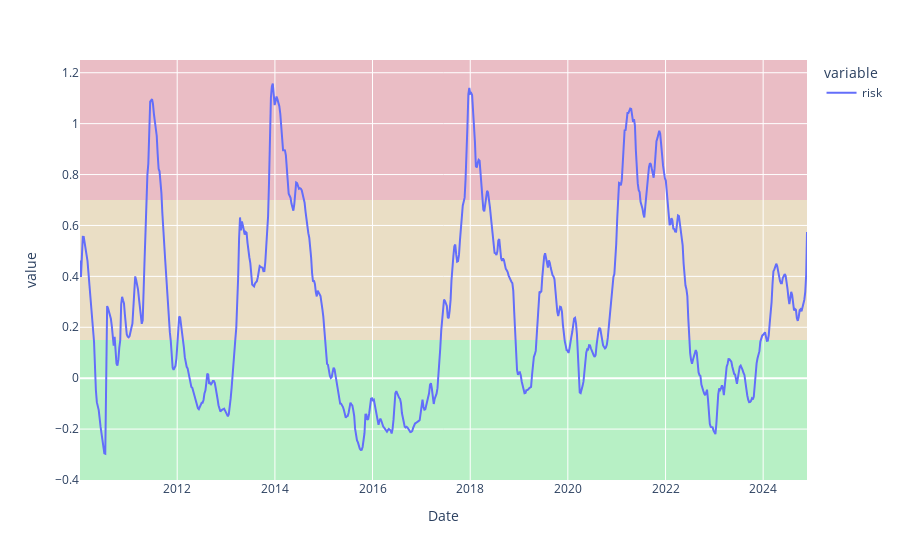

The code cell stored with this chart in its notebook:
### Code cell
from bitcoin_risk.plotter import bitcoin_risk
fig = bitcoin_risk(btc)
fig.write_html('docs/risk.html')
fig.show()

### Figure 1 — Plotly figure (JSON) as saved in the notebook; plotly's stock layout.template omitted (floating-point values rounded to 4 significant figures; data arrays with more than 128 entries replaced by an {"elided": "..."} marker saying what was removed)
{"data": [{"hovertemplate": "%{y}", "legendgroup": "risk", "line": {"color": "#636efa", "dash": "solid"}, "marker": {"symbol": "circle"}, "mode": "lines", "name": "risk", "orientation": "v", "showlegend": true, "type": "scatter", "x": {"elided": "770 str values"}, "xaxis": "x", "y": {"elided": "770 float values"}, "yaxis": "y"}], "layout": {"hovermode": "x unified", "legend": {"title": {"text": "variable"}, "tracegroupgap": 0}, "margin": {"t": 60}, "shapes": [{"fillcolor": "rgba(0, 255, 0, 0.2)", "layer": "below", "line": {"width": 0}, "type": "rect", "x0": 0, "x1": 1, "xref": "paper", "y0": -0.4, "y1": 0.15, "yref": "y"}, {"fillcolor": "rgba(255, 165, 0, 0.2)", "layer": "below", "line": {"width": 0}, "type": "rect", "x0": 0, "x1": 1, "xref": "paper", "y0": 0.15, "y1": 0.7, "yref": "y"}, {"fillcolor": "rgba(255, 0, 0, 0.2)", "layer": "below", "line": {"width": 0}, "type": "rect", "x0": 0, "x1": 1, "xref": "paper", "y0": 0.7, "y1": 1.25, "yref": "y"}], "xaxis": {"anchor": "y", "domain": [0, 1], "title": {"text": "Date"}}, "yaxis": {"anchor": "x", "domain": [0, 1], "title": {"text": "value"}}}}
